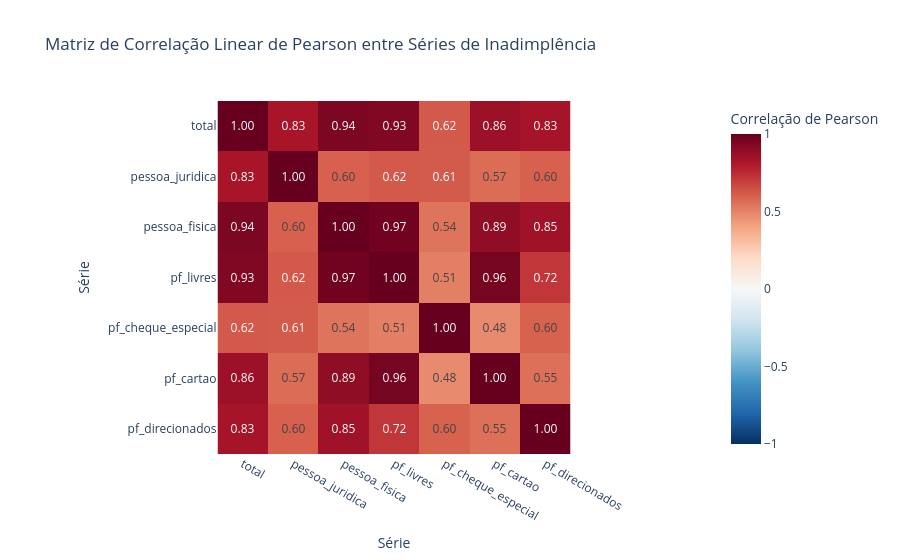

The cell this chart's notebook holds for it:
### Markdown cell above
### Análise do Gráfico 3 (Boxplot Comparativo)
- A dispersão confirma a estratificação de risco de crédito no Brasil:
  1. Nível Crítico: Cheque especial (mediana 13,48%) e Cartão de crédito (mediana 7,28%).
  2. Nível Intermediário: PF Livres (mediana 5,59%), PF Total (mediana 3,76%) e Total Geral (mediana 3,30%).
  3. Nível Baixo Risco: PJ (mediana 2,56%) e PF Direcionados (mediana 1,68%).
- Os pontos plotados nas caudas superiores das séries PF e Direcionados refletem os meses atípicos de 2026 identificados na Seção 3.

### Code cell
# Gráfico 4: Matriz de Correlação Linear
matriz_corr = tabela_larga.corr()

fig4 = px.imshow(
    matriz_corr,
    text_auto=".2f",
    color_continuous_scale="RdBu_r",
    zmin=-1,
    zmax=1,
    labels=dict(color="Correlação de Pearson"),
    title="Matriz de Correlação Linear de Pearson entre Séries de Inadimplência",
    template="plotly_white"
)

fig4.update_layout(xaxis_title="Série", yaxis_title="Série")
fig4.show()

### Figure 1 — Plotly figure (JSON) as saved in the notebook; plotly's stock layout.template omitted (floating-point values rounded to 4 significant figures)
{"data": [{"coloraxis": "coloraxis", "hovertemplate": "x: %{x}<br>y: %{y}<br>Correlação de Pearson: %{z}<extra></extra>", "name": "0", "texttemplate": "%{z:.2f}", "type": "heatmap", "x": ["total", "pessoa_juridica", "pessoa_fisica", "pf_livres", "pf_cheque_especial", "pf_cartao", "pf_direcionados"], "xaxis": "x", "y": ["total", "pessoa_juridica", "pessoa_fisica", "pf_livres", "pf_cheque_especial", "pf_cartao", "pf_direcionados"], "yaxis": "y", "z": [[1.0, 0.8276, 0.943, 0.9346, 0.6181, 0.8572, 0.8316], [0.8276, 1.0, 0.5957, 0.6162, 0.6139, 0.5651, 0.5964], [0.943, 0.5957, 1.0, 0.9732, 0.5433, 0.8916, 0.8488], [0.9346, 0.6162, 0.9732, 1.0, 0.5106, 0.9608, 0.7167], [0.6181, 0.6139, 0.5433, 0.5106, 1.0, 0.4794, 0.5951], [0.8572, 0.5651, 0.8916, 0.9608, 0.4794, 1.0, 0.5532], [0.8316, 0.5964, 0.8488, 0.7167, 0.5951, 0.5532, 1.0]]}], "layout": {"coloraxis": {"autocolorscale": false, "cmax": 1, "cmin": -1, "colorbar": {"title": {"text": "Correlação de Pearson"}}, "colorscale": [[0.0, "rgb(5,48,97)"], [0.1, "rgb(33,102,172)"], [0.2, "rgb(67,147,195)"], [0.3, "rgb(146,197,222)"], [0.4, "rgb(209,229,240)"], [0.5, "rgb(247,247,247)"], [0.6, "rgb(253,219,199)"], [0.7, "rgb(244,165,130)"], [0.8, "rgb(214,96,77)"], [0.9, "rgb(178,24,43)"], [1.0, "rgb(103,0,31)"]]}, "title": {"text": "Matriz de Correlação Linear de Pearson entre Séries de Inadimplência"}, "xaxis": {"anchor": "y", "constrain": "domain", "domain": [0.0, 1.0], "scaleanchor": "y", "title": {"text": "Série"}}, "yaxis": {"anchor": "x", "autorange": "reversed", "constrain": "domain", "domain": [0.0, 1.0], "title": {"text": "Série"}}}}
